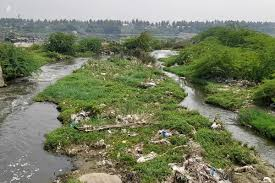
#> input picture river.jpeg, 275 x 183 px
$ python water_pollution_alert.py
#> lines starting #> are read from the running program, lines starting #| are printed output that depends on the picture
import cv2
import numpy as np
import datetime
import os
import urllib.request
import matplotlib.pyplot as plt
from reportlab.lib.pagesizes import letter
from reportlab.pdfgen import canvas

# ===================== Download Fallback Image =====================
def download_fallback_image(image_name="river.jpeg", url="https://i.imgur.com/ZVb1pGf.jpeg"):
    if not os.path.exists(image_name):
        print(f"⚠ Local image '{image_name}' not found. Downloading fallback image...")
        try:
            urllib.request.urlretrieve(url, image_name)
            print(f"✅ Fallback image saved as '{image_name}'.")
        except Exception as e:
            print(f"❌ Error downloading fallback image: {e}")
            return False
    return True

# ===================== Analyze Water Quality =====================
def analyze_water_quality(image_path):
    img = cv2.imread(image_path)
    if img is None:
        print("❌ Error: Could not read image.")
        return None

    img = cv2.resize(img, (224, 224))
    blue, green, red = cv2.split(img)
    blue_mean = np.mean(blue)

    if blue_mean > 120:
        pollution_level = "🟢 Excellent"
        risk = "Low"
        advisory = "✅ Safe for drinking and agriculture."
    elif blue_mean > 80:
        pollution_level = "🟡 Moderate"
        risk = "Medium"
        advisory = "⚠ Use after filtration; mild contamination detected."
    else:
        pollution_level = "🔴 Poor"
        risk = "High"
        advisory = "🚫 Unsafe for human use; avoid irrigation."

    health_risk = {
        "Cholera Risk (%)": round(np.random.uniform(1, 40), 2),
        "Typhoid Risk (%)": round(np.random.uniform(1, 30), 2),
        "Skin Allergy Risk (%)": round(np.random.uniform(5, 50), 2),
        "Chemical Contaminants (ppm)": round(np.random.uniform(50, 200), 2),
    }

    return pollution_level, risk, advisory, health_risk

# ===================== Generate Chart (with Details) =====================
def generate_chart(health_risk, pollution_level, risk, advisory):
    plt.figure(figsize=(8, 6))
    keys = list(health_risk.keys())
    values = list(health_risk.values())

    # Create horizontal bar chart
    bars = plt.barh(keys, values, color="skyblue", edgecolor="black")

    # Add values on bars
    for bar in bars:
        plt.text(
            bar.get_width() + 2,
            bar.get_y() + bar.get_height()/2,
            f"{bar.get_width():.2f}",
            va="center",
            fontsize=10
        )

    plt.title("💧 Water Health Risk Indicators", fontsize=16, fontweight='bold')
    plt.xlabel("Values (ppm / %)", fontsize=12)
    plt.ylabel("Risk Factors", fontsize=12)

    # Add summary text below chart
    text_box = (
        f"Pollution Level: {pollution_level}\n"
        f"Health Risk: {risk}\n"
        f"Advisory: {advisory}"
    )
    plt.figtext(0.02, -0.05, text_box, wrap=True, fontsize=11, ha='left')

    plt.tight_layout()
    chart_name = "water_quality_chart_with_details.png"
    plt.savefig(chart_name, bbox_inches='tight')
    plt.close()

    print(f"📊 Chart saved as '{chart_name}'")
    return chart_name

# ===================== Create PDF Report =====================
def create_pdf_report(image_name, pollution_level, risk, advisory, health_risk, chart_file):
    filename = "Water_Quality_Report.pdf"
    c = canvas.Canvas(filename, pagesize=letter)
    c.setFont("Helvetica-Bold", 18)
    c.drawString(150, 750, "💧 WATER QUALITY ANALYSIS REPORT 💧")

    c.setFont("Helvetica", 12)
    c.drawString(50, 710, f"Date & Time: {datetime.datetime.now().strftime('%Y-%m-%d %H:%M:%S')}")
    c.drawString(50, 690, f"Image: {image_name}")
    c.drawString(50, 670, f"Pollution Level: {pollution_level}")
    c.drawString(50, 650, f"Health Risk: {risk}")
    c.drawString(50, 630, f"Advisory: {advisory}")

    y = 600
    c.drawString(50, y, "⚕ Health Risk Factors:")
    c.setFont("Helvetica", 11)
    for key, val in health_risk.items():
        y -= 20
        c.drawString(70, y, f"- {key}: {val}")

    # Embed chart in PDF
    if os.path.exists(chart_file):
        c.drawImage(chart_file, 100, 300, width=400, height=250)

    c.showPage()
    c.save()
    print(f"\n📄 Report successfully generated: {filename}")

# ===================== Main Program =====================
def main():
    image_name = "river.jpeg"
    if not download_fallback_image(image_name):
        return

    result = analyze_water_quality(image_name)
#> in analyze_water_quality, img is the input picture: shape (183, 275, 3); mean B, G, R 99.8, 127.8, 120.7
#> in analyze_water_quality, `img = cv2.resize(img, (224, 224))`:
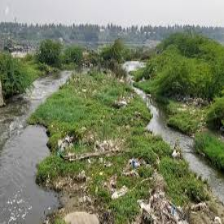
#> img: shape (224, 224, 3); mean B, G, R 99.6, 127.7, 120.6
#> in analyze_water_quality, `blue, green, red = cv2.split(img)`:
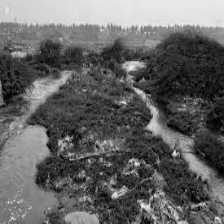
#> blue: shape (224, 224); min 0, max 249, mean 99.6
#> in analyze_water_quality, `blue, green, red = cv2.split(img)`:
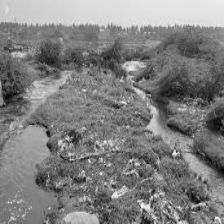
#> green: shape (224, 224); min 2, max 253, mean 127.7
#> in analyze_water_quality, `blue, green, red = cv2.split(img)`:
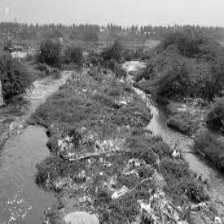
#> red: shape (224, 224); min 0, max 253, mean 120.6
#> in analyze_water_quality, `blue_mean = np.mean(blue)`: blue_mean = 99.63
    if result is None:
        return

    pollution_level, risk, advisory, health_risk = result

    print("\n" + "="*50)
    print("💧 WATER QUALITY ANALYSIS RESULTS 💧")
    print("="*50)
    print(f"📸 Image: {image_name}")
    print(f"🌊 Pollution Level: {pollution_level}")
    print(f"⚕ Health Risk: {risk}")
    print(f"🩺 Advisory: {advisory}")
    print("\n🔬 Health Risk Factors:")
    for k, v in health_risk.items():
        print(f"   • {k}: {v}")
    print("="*50)

    # Generate chart with details
    chart_file = generate_chart(health_risk, pollution_level, risk, advisory)
#> in generate_chart, `plt.savefig(chart_name, bbox_inches='tight')`:
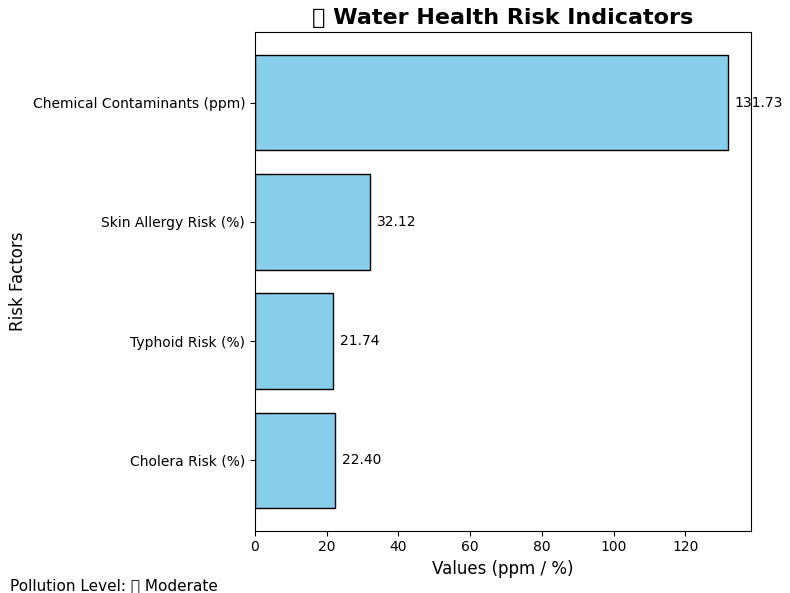
#> figure drawn by matplotlib, 1 panel
    create_pdf_report(image_name, pollution_level, risk, advisory, health_risk, chart_file)
#> (the call stopped at in create_pdf_report, `c = canvas.Canvas(filename, pagesize=letter)`: reportlab is not available in this run)

    # Show chart
    img = cv2.imread(chart_file)
    cv2.imshow("📊 Water Risk Chart with Details", img)
    cv2.waitKey(0)
    cv2.destroyAllWindows()

# ===================== Run =====================
if __name__ == "__main__":
    main()
